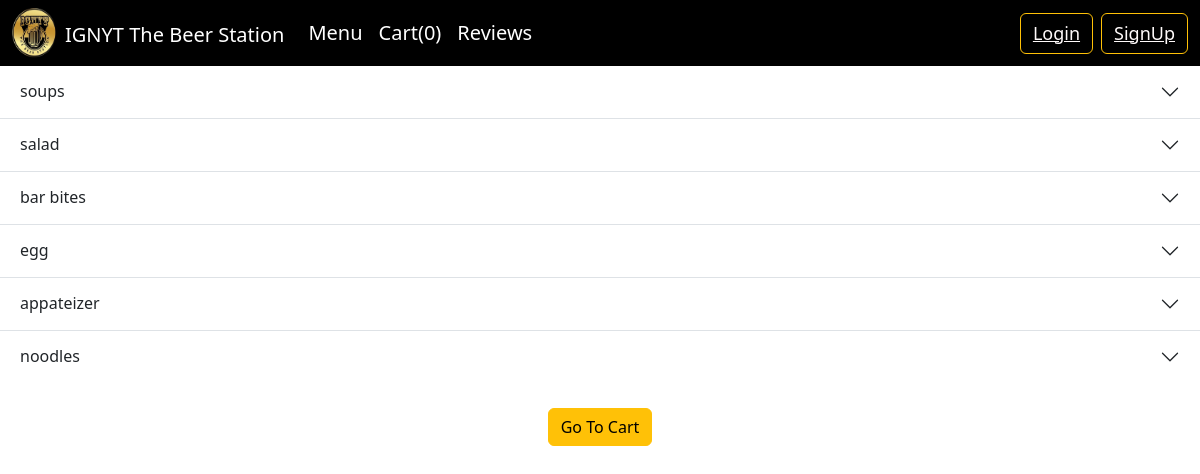
The page / on the database its author committed.
### cafe/models.py (models this page shows, shortened)
class menu_item(models.Model):
    item_id = models.AutoField
    name = models.CharField(max_length=50)
    category = models.CharField(max_length=50, default='')
    desc = models.CharField(max_length=250)
    pic = models.ImageField(upload_to='fimage')
    price = models.CharField(max_length=4, default='0')
    list_order = models.IntegerField(default=0)

### cafe/views.py (the view)
# urls.py: path('', views.menu, name='menu'),
def menu(request):
    context = {}
    menu_items = menu_item.objects.all().order_by('list_order')
    items_by_category = {}
    for key, group in groupby(menu_items, key=lambda x: x.category):
        items_by_category[key] = list(group)
    context = {'items_by_category': items_by_category}
    return render(request, 'menu.html', context)

### templates/menu.html (shortened to what this page needs)
{% extends 'base.html' %}
{% block body %}
<div class="accordion accordion-flush" id="accordionFlushExample">
    {% for category, menu_items in items_by_category.items %}
    <div class="accordion-item">
        <h2 class="accordion-header">
            <button class="accordion-button collapsed" type="button" data-bs-toggle="collapse" data-bs-target="#{{ category|slugify }}" aria-expanded="false" aria-controls="{{ category|slugify }}">
                {{ category }}
            </button>
        </h2>
    </div>
    {% endfor %}
</div>
<div class="d-md-flex mx-auto justify-content-md-center" style="padding:25px 0px 50px;">
    <a href='/cart'><button type="submit" class="btn btn-warning">Go To Cart</button></a>
</div>
{% endblock body %}

### templates/base.html (style rules this page uses)
* { text-decoration:none; }

### rows shown on the page
menu_item: category "soups"
menu_item: category "salad"
menu_item: category "bar bites"
menu_item: category "egg"
menu_item: category "appateizer"
menu_item: category "noodles"
